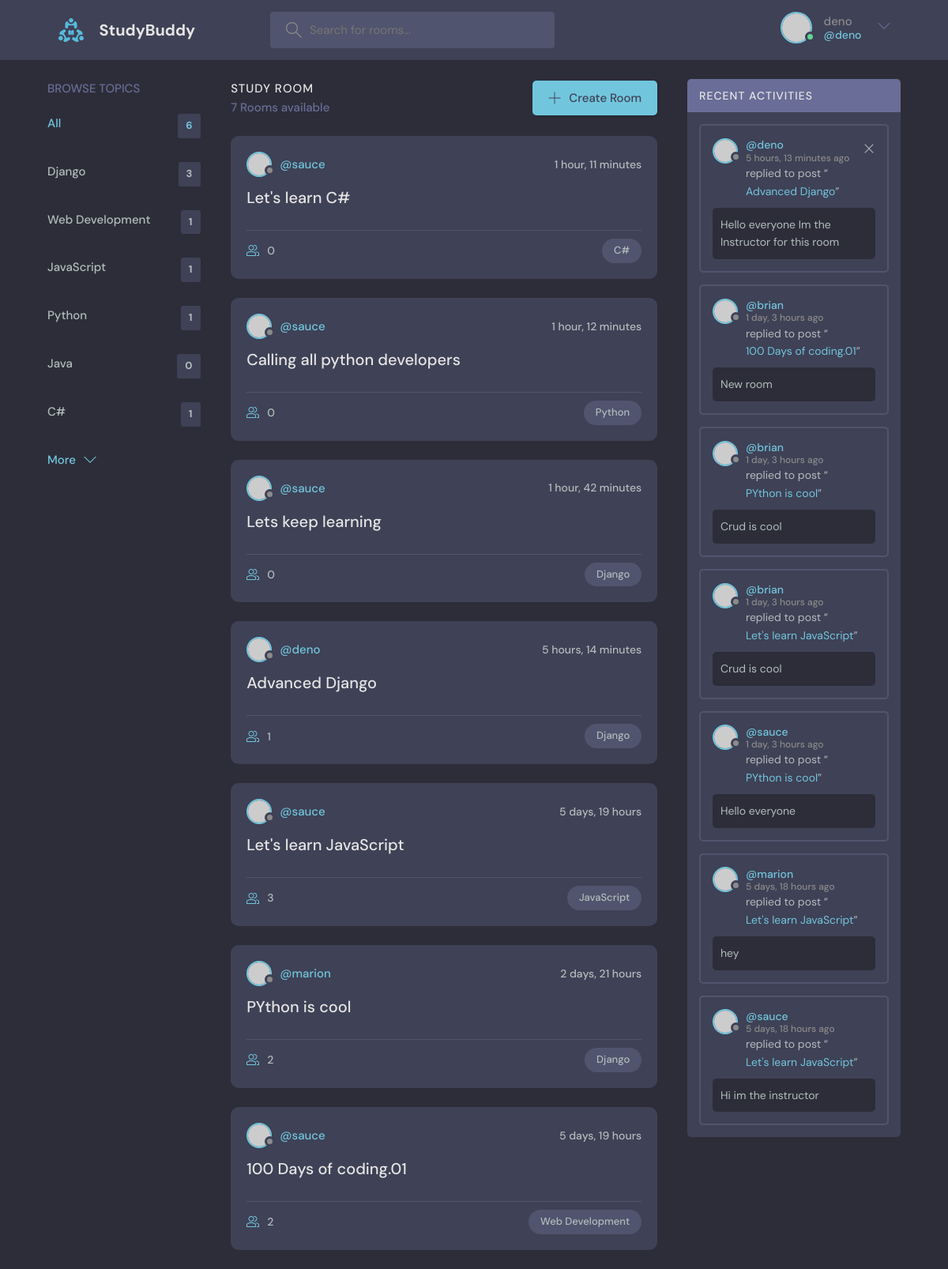
Screenshot of / (signed in) with the database file from the repository.
### base/models.py (models this page shows, shortened)
class Topic(models.Model):
  name=models.CharField(max_length=200)
  class Meta:
    verbose_name="Topic"
    verbose_name_plural="Topics"

class Rooms(models.Model):
  host=models.ForeignKey(User,on_delete=models.CASCADE,null=True)
  topic=models.ForeignKey('Topic',on_delete=models.SET_NULL,null=True)
  name=models.CharField(max_length=200)
  description=models.TextField(null=True,blank=True)
  participants=models.ManyToManyField(User,related_name='participants',blank=True)
  created=models.DateTimeField(auto_now_add=True)
  updated=models.DateTimeField(auto_now=True)
  class Meta:
    ordering=['-updated','-created']
    verbose_name="Room"
    verbose_name_plural="Rooms"
    db_table="Room Table"
  def __str__(self):
    return self.name

class Messages(models.Model):
  user=models.ForeignKey(User,on_delete=models.CASCADE,null=True)
  room=models.ForeignKey(Rooms,on_delete=models.CASCADE)
  body=models.TextField()
  updated=models.DateTimeField(auto_now_add=True)
  created=models.DateTimeField(auto_now=True)
  class Meta:
    verbose_name="Message"
    verbose_name_plural="Messages"
    ordering=['-updated','-created']

### base/views.py (the view)
# urls.py: path('',views.home, name='home'),
def home(request):
  q=request.GET.get('q') if request.GET.get('q') != None else ''
  rooms=models.Rooms.objects.filter(
    Q(topic__name__icontains=q) |
    Q(name__icontains=q) |
    Q(host__username__icontains=q)
    )
  room_messages=models.Messages.objects.all()
  topics=models.Topic.objects.all()
  room_count=rooms.count()
  context={
    'rooms':rooms,
    'topics':topics,
    'room_count':room_count ,
    'room_messages':room_messages
           }
  return render(request, 'base/home.html', context)

### base/templates/base/home.html (shortened to what this page needs)
{% extends 'main.html' %}
{% block content %}
    <main class="layout layout--3">
      <div class="container">
        {% include 'base/browse_topics_component.html'%}
        <div class="roomList">
          <div class="roomList__header">
            <div>
              <h2>Study Room</h2>
              <p>{{room_count}} Rooms available</p>
            </div>
            <a class="btn btn--main" href="{% url 'createroom' %}">
              <svg version="1.1" xmlns="http://www.w3.org/2000/svg" width="32" height="32" viewBox="0 0 32 32">
                <title>add</title>
                <path
                  d="M16.943 0.943h-1.885v14.115h-14.115v1.885h14.115v14.115h1.885v-14.115h14.115v-1.885h-14.115v-14.115z"
                ></path>
              </svg>
              Create Room
            </a>
          </div>
          {%include 'base/rooms_component.html'%}
        </div>
        {% include 'base/activity_component.html'%}
      </div>
    </main>
{% endblock content %}

### templates/navigation.html (shortened to what this page needs)
{% load static %}
<header class="header header--loggedIn">
  <div class="container">
    <a href="{% url 'home' %}" class="header__logo">
      <img src="{% static 'images/logo.svg'%}" />
      <h1>StudyBuddy</h1>
    </a>
    <form class="header__search" method="GET" action="{% url 'home' %}">
      <label>
        <input name="q" placeholder="Search for rooms..." />
      </label>
    </form>
    <nav class="header__menu">
      {% if request.user.is_authenticated %}
      <div class="header__user">
        <a href="profile.html">
          <div class="avatar avatar--medium active">
            <img src="https://randomuser.me/api/portraits/men/37.jpg" />
          </div>
          <p>{{request.user.username}} <span>@{{request.user.username}} </span></p>
        </a>
        <button class="dropdown-button">
          <svg version="1.1" xmlns="http://www.w3.org/2000/svg" width="32" height="32" viewBox="0 0 32 32">
            <title>chevron-down</title>
            <path d="M16 21l-13-13h-3l16 16 16-16h-3l-13 13z"></path>
          </svg>
        </button>
      </div>
      {% else %}
        <a href="{% url 'login' %}">
        <img src="{% static 'images/avatar.svg' %}" />
        <p>Login</p>
      </a>
      {% endif %}
    </nav>
  </div>
</header>

### base/templates/base/browse_topics_component.html
<div class="topics">
  <div class="topics__header">
    <h2>Browse Topics</h2>
  </div>
  <ul class="topics__list">
    <li>
      <a href="{% url 'home'%}" class="active">All <span>{{topics.count}}</span></a>
    </li>
    {% for topic in topics %}
    <li>
      <a href="{% url 'home' %}?q={{topic.name}}">{{topic.name}} <span>{{topic.rooms_set.all.count}}</span></a>
    </li>
    {% endfor %}
  </ul>
  <a class="btn btn--link" href="topics.html">
    More
    <svg version="1.1" xmlns="http://www.w3.org/2000/svg" width="32" height="32" viewBox="0 0 32 32">
      <title>chevron-down</title>
      <path d="M16 21l-13-13h-3l16 16 16-16h-3l-13 13z"></path>
    </svg>
  </a>
</div>

### base/templates/base/rooms_component.html (shortened to what this page needs)
{% for room in rooms %}
<div class="roomListRoom">
  <div class="roomListRoom__header">
    <a href="{% url 'user-profile' room.host.id %}" class="roomListRoom__author">
      <div class="avatar avatar--small">
        <img src="https://randomuser.me/api/portraits/women/11.jpg" />
      </div>
      <span>@{{room.host.username}}</span>
    </a>
    <div class="roomListRoom__actions">
      <span>{{room.created|timesince}}</span>
    </div>
  </div>
  <div class="roomListRoom__content">
    <a href="{% url 'room' room.id %}">{{room.name}}</a>
  </div>
  <div class="roomListRoom__meta">
    <a href="{% url 'room' room.id %}"class="roomListRoom__joined">
      {{room.participants.all.count}}
    </a>
    <p class="roomListRoom__topic">{{room.topic.name}}</p>
  </div>
</div>
{% endfor %}

### base/templates/base/activity_component.html
<div class="activities">
          <div class="activities__header">
            <h2>Recent Activities</h2>
          </div>
          {% for message in room_messages %}
          <div class="activities__box">
            <div class="activities__boxHeader roomListRoom__header">
              <a href="{%url 'user-profile' message.user.id %}" class="roomListRoom__author">
                <div class="avatar avatar--small">
                  <img src="https://randomuser.me/api/portraits/women/11.jpg" />
                </div>
                <p>
                  @{{ message.user }}
                  <span>{{message.created|timesince}} ago</span>
                </p>
              </a>
              {% if request.user == message.user %}
              <div class="roomListRoom__actions">
                <a href="{% url 'deletemessage' message.id %}">
                  <svg version="1.1" xmlns="http://www.w3.org/2000/svg" width="32" height="32" viewBox="0 0 32 32">
                    <title>remove</title>
                    <path
                      d="M27.314 6.019l-1.333-1.333-9.98 9.981-9.981-9.981-1.333 1.333 9.981 9.981-9.981 9.98 1.333 1.333 9.981-9.98 9.98 9.98 1.333-1.333-9.98-9.98 9.98-9.981z"
                    ></path>
                  </svg>
                </a>
              </div>
              {% endif %}
            </div>
            <div class="activities__boxContent">
              <p>replied to post “<a href="{% url 'room' message.room.id %}">{{message.room}}</a>”</p>
              <div class="activities__boxRoomContent">
                {{message.body}}
              </div>
            </div>
          </div>
          {% endfor %}
        </div>

### rows the page displays
Topic: name "Django", rooms_set.all.count "3"
Topic: name "Web Development", rooms_set.all.count "1"
Topic: name "JavaScript", rooms_set.all.count "1"
Topic: name "Python", rooms_set.all.count "1"
Topic: name "Java", rooms_set.all.count "0"
Topic: name "C#", rooms_set.all.count "1"
Rooms: host.username "sauce", created "1 hour, 11 minutes", name "Let's learn C#", participants.all.count "0", topic.name "C#"
Rooms: host.username "sauce", created "1 hour, 12 minutes", name "Calling all python developers", participants.all.count "0", topic.name "Python"
Rooms: host.username "sauce", created "1 hour, 42 minutes", name "Lets keep learning", participants.all.count "0", topic.name "Django"
Rooms: host.username "deno", created "5 hours, 14 minutes", name "Advanced Django", participants.all.count "1", topic.name "Django"
Rooms: host.username "sauce", created "5 days, 19 hours", name "Let's learn JavaScript", participants.all.count "3", topic.name "JavaScript"
Rooms: host.username "marion", created "2 days, 21 hours", name "PYthon is cool", participants.all.count "2", topic.name "Django"
Rooms: host.username "sauce", created "5 days, 19 hours", name "100 Days of coding.01", participants.all.count "2", topic.name "Web Development"
Messages: user "deno", created "5 hours, 13 minutes", room "Advanced Django", body "Hello everyone Im the Instructor for this room"
Messages: user "brian", created "1 day, 3 hours", room "100 Days of coding.01", body "New room"
Messages: user "brian", created "1 day, 3 hours", room "PYthon is cool", body "Crud is cool"
Messages: user "brian", created "1 day, 3 hours", room "Let's learn JavaScript", body "Crud is cool"
Messages: user "sauce", created "1 day, 3 hours", room "PYthon is cool", body "Hello everyone"
Messages: user "marion", created "5 days, 18 hours", room "Let's learn JavaScript", body "hey"
Messages: user "sauce", created "5 days, 18 hours", room "Let's learn JavaScript", body "Hi im the instructor"

### other values shown
{{ request.user.username }} "deno"
{{ topics.count }} "6"
{{ room_count }} "7"
